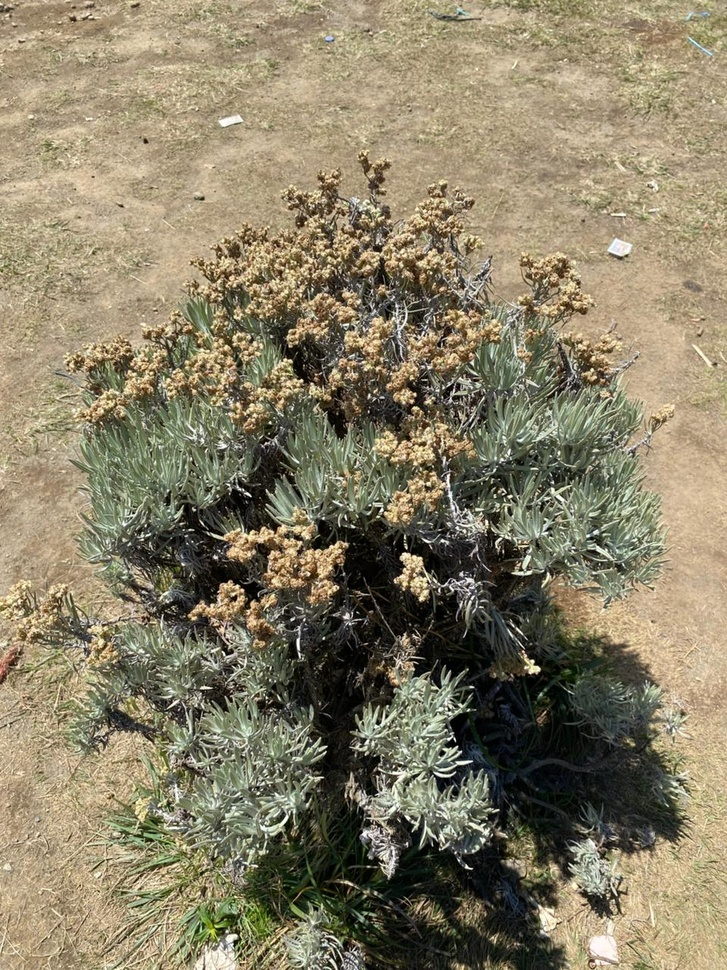
#> input picture assets/gambar.jpg, 727 x 970 px, shrunk from 960 x 1280 before the run
$ python main.py   (older library calls are emulated)
#> lines starting #> are read from the running program, lines starting #| are printed output that depends on the picture
import cv2
import numpy as np
import matplotlib.pyplot as plt
import os


# Membaca gambar dari folder assets

image_path = "assets/gambar.jpg"

# Cek apakah file ada
if not os.path.exists(image_path):
    print("Gambar tidak ditemukan!")
    exit()

# Membaca gambar
img = cv2.imread(image_path)
#> img is the input picture: shape (970, 727, 3); mean B, G, R 102.9, 128, 137.1


# Konversi BGR ke RGB
# (agar warna tampil benar di matplotlib)

img_rgb = cv2.cvtColor(img, cv2.COLOR_BGR2RGB)


# Konversi ke Grayscale

gray = cv2.cvtColor(img, cv2.COLOR_BGR2GRAY)
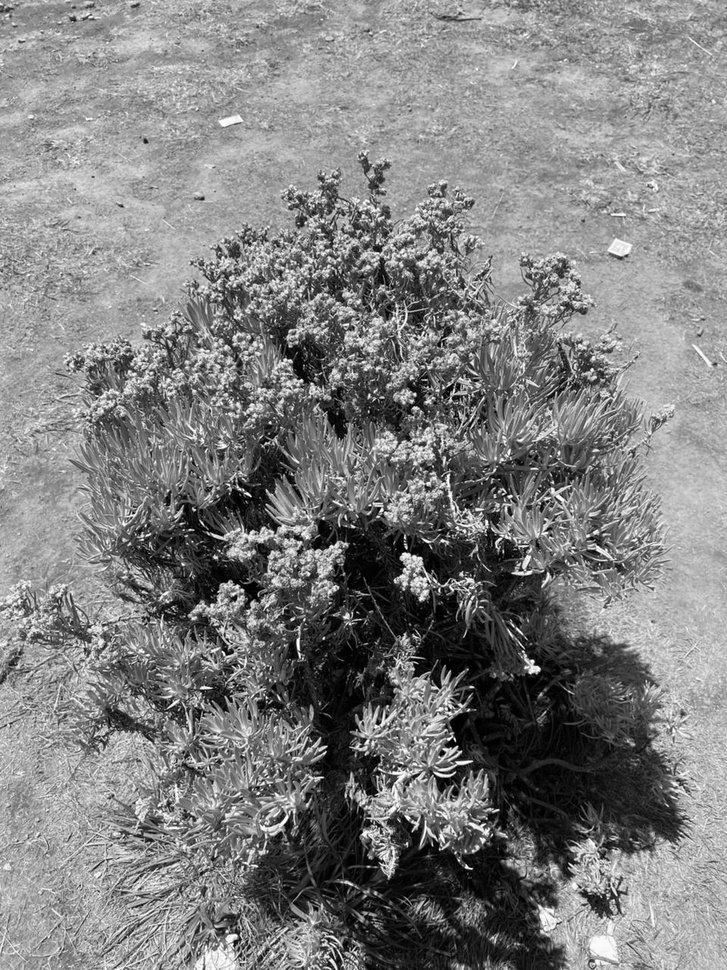
#> gray: shape (970, 727); min 0, max 255, mean 127.9


# Gaussian Blur
# Mengurangi noise sebelum edge detection

blur = cv2.GaussianBlur(gray, (3, 3), 0)


# Sobel X
# Deteksi tepi horizontal

sobel_x = cv2.Sobel(
    blur,
    cv2.CV_64F,
    1,
    0,
    ksize=3
)
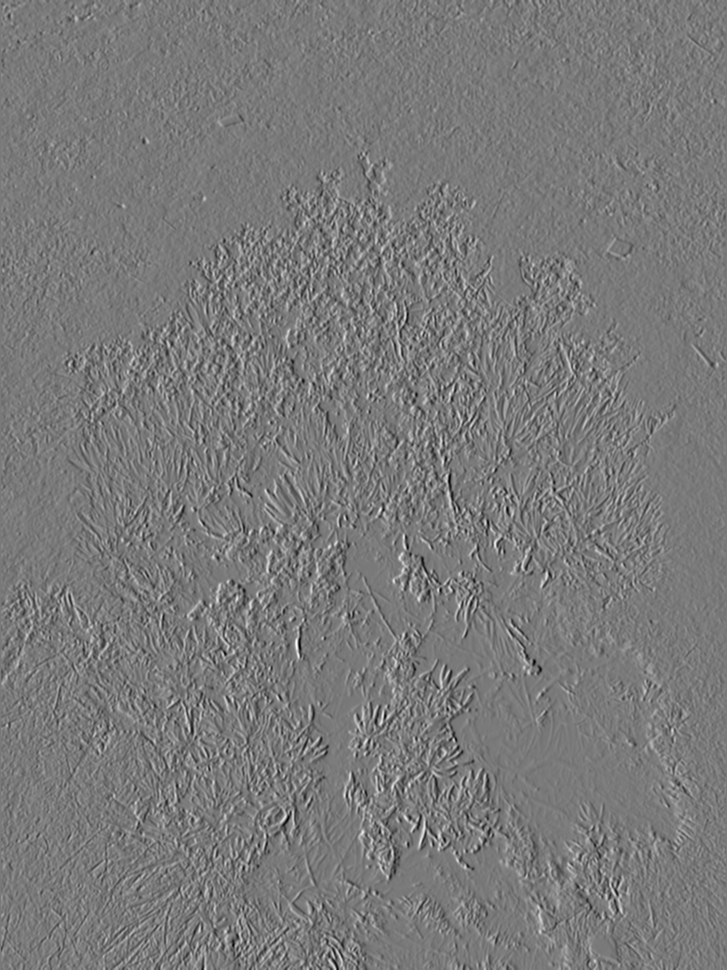
#> sobel_x: shape (970, 727) float64; min -635, max 693, mean 0.1; drawn with min black and max white


# Sobel Y
# Deteksi tepi vertikal

sobel_y = cv2.Sobel(
    blur,
    cv2.CV_64F,
    0,
    1,
    ksize=3
)
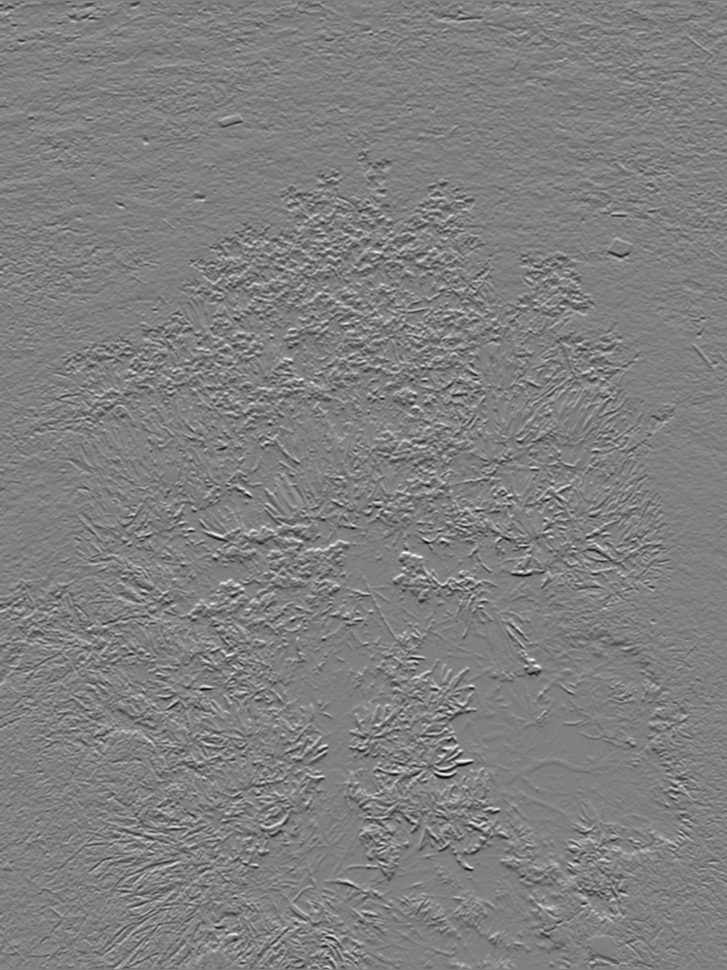
#> sobel_y: shape (970, 727) float64; min -693, max 687, mean -0.3; drawn with min black and max white


# Menghitung magnitude gradient

sobel = cv2.magnitude(sobel_x, sobel_y)
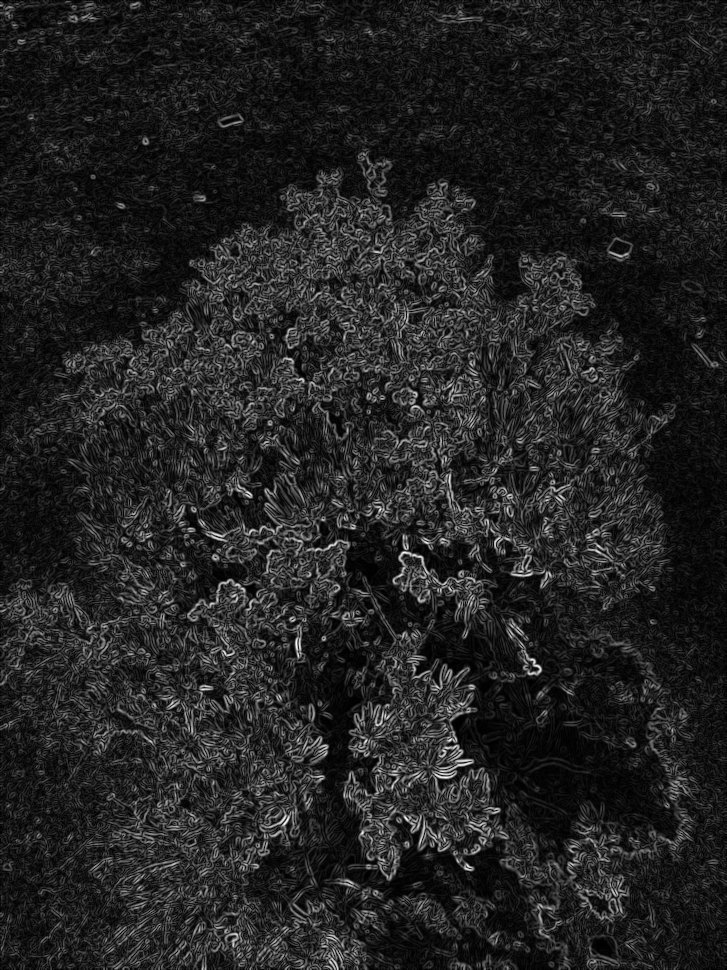
#> sobel: shape (970, 727) float64; min 0, max 707.1, mean 98.5; drawn with min black and max white


# Konversi ke uint8

sobel = np.uint8(np.absolute(sobel))
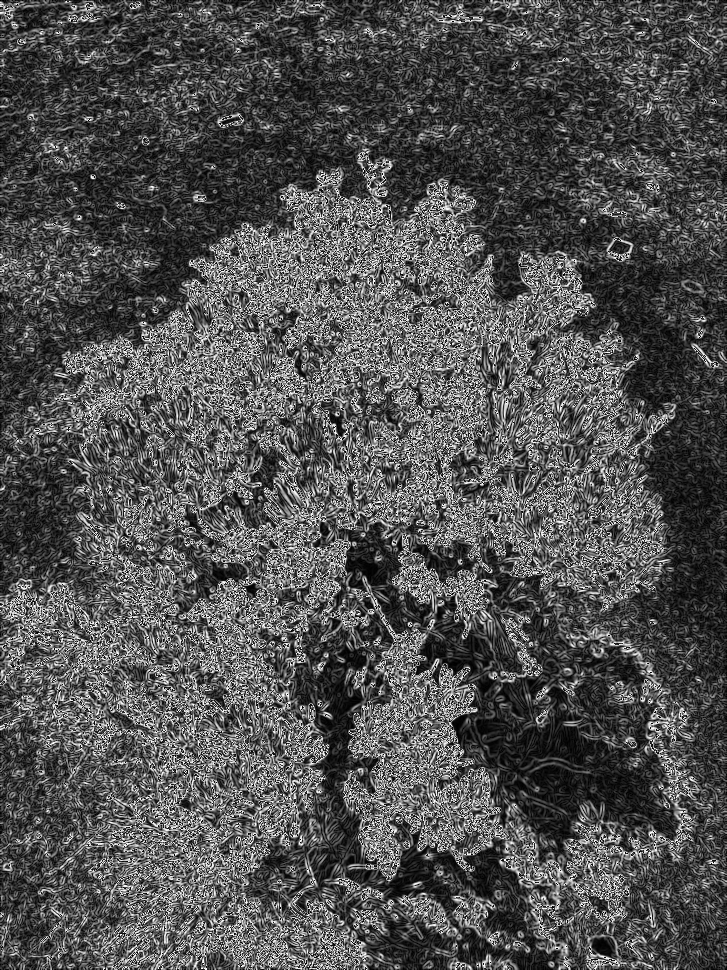
#> sobel: shape (970, 727); min 0, max 255, mean 81.8


# Menyimpan hasil

output_folder = "hasil"

# Membuat folder jika belum ada
if not os.path.exists(output_folder):
    os.makedirs(output_folder)

cv2.imwrite(f"{output_folder}/grayscale.jpg", gray)
cv2.imwrite(f"{output_folder}/blur.jpg", blur)
cv2.imwrite(f"{output_folder}/sobel.jpg", sobel)

print("Hasil berhasil disimpan!")


# MENAMPILKAN HASIL


plt.figure(figsize=(15, 5))


# Original Image

plt.subplot(1, 4, 1)
plt.imshow(img_rgb)
plt.title("Original")
plt.axis("off")


# Grayscale

plt.subplot(1, 4, 2)
plt.imshow(gray, cmap='gray')
plt.title("Grayscale")
plt.axis("off")


# Blur

plt.subplot(1, 4, 3)
plt.imshow(blur, cmap='gray')
plt.title("Gaussian Blur")
plt.axis("off")


# Sobel Edge Detection

plt.subplot(1, 4, 4)
plt.imshow(sobel, cmap='gray')
plt.title("Sobel Edge")
plt.axis("off")


# Menampilkan semua gambar

plt.tight_layout()
plt.show()
